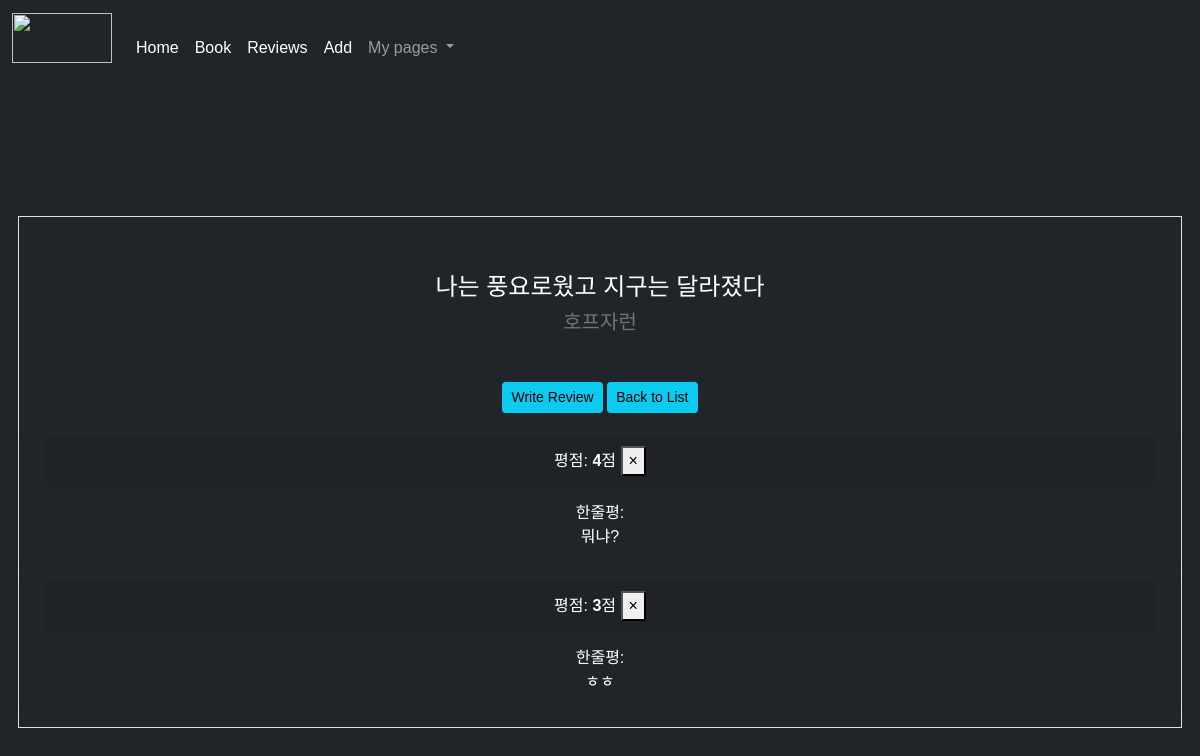
The page /books/2/ on the database its author committed.
### member/models.py (models this page shows)
class Book(models.Model):
    name = models.CharField(max_length=25, verbose_name='제목')
    writer = models.CharField(max_length=15, verbose_name='저자')
    bookcovers = models.CharField(max_length=500, default=None, null=True)
    created_at = models.DateTimeField(auto_now_add=True)
    updated_at = models.DateTimeField(auto_now=True)

class Review(models.Model):
    point = models.IntegerField(choices=REVIEW_POINT_CHOICES, default=None)
    comment = models.CharField(max_length=500)
    book = models.ForeignKey(Book, on_delete=models.CASCADE)
    author = models.ForeignKey(User, on_delete=models.CASCADE)
    created_at = models.DateTimeField(
        auto_now_add=True)  # 모델이 생성된 시간을 자동으로 필드에 넣어
    updated_at = models.DateTimeField(auto_now=True)

### member/views.py (the view)
# urls.py: path('books/<int:id>/', views.detail, name='book-detail'),
def detail(req, id):
    if id is not None:  # id가 없자나 그런데?
        item = get_object_or_404(Book, pk=id)
        reviews = Review.objects.filter(book=item).all()
        return render(req, 'detail.html', {'item': item, 'reviews': reviews})
    return render(req, 'list.html')

### member/templates/detail.html (shortened to what this page needs)
{% extends 'base.html' %}
{% load static %}
{% block content %}
<div class="container mb-4">
    <div class="row gx-4 gx-lg-5 border mb-3 pd-2 d-flex justify-content-center">
        <div class="col-lg-4 col-md-12 col-sm-12 text-center mt-2 mb-4">
            <div class="mt-5 mb-5">
                <h3 class="h4 mb-2">{{ item.name }}</h3>
                <h4 class="h5 mb-2 text-muted">{{ item.writer }}</h4>
            </div>
            <a href="{% url 'review--create' %}"><button class="btn btn-info btn-sm">Write Review</button></a>
            <a href="http://49.50.172.121:8800/member/list"><button class="btn btn-info btn-sm">Back to List</button></a>
        </div>
        {% for review in reviews %}
            <div class="card bg-dark mb-3">
                <div class="card-header">
                    평점: <b>{{ review.point }}</b>점
                    <a href="{% url 'review-delete' book_id=item.id review_id=review.id %}">
                        <button type="button" class="close" aria-label="Close">
                            <span aria-hidden="true">&times;</span>
                        </button>
                    </a>
                </div>
                <div class="card-body">
                    한줄평: <p class="card-text">{{ review.comment}}</p>
                </div>
            </div>
        {% endfor %}
    </div>
</div>
{% endblock %}

### member/static/style.css (style rules this page uses)
:root { --border: #e3e1dc; --max-width: 1100px; --max-content-width: 1000px; --body-background: #212529; --site-header-background: #212529; --navbar: #2f2c28; --site-footer: #bcb9b0; --site-footer-background: #2f2c28; --account-link: #ffcc00; --content-list-contet-date: #bcb9b0; --main-header-background: #fff; --main-header-height: 565px; --main-header-border: #f0efec; --main-header: #fff; --content-list-sub-heading: #d1d0cc; --content-list-pagination-current: #fff; --content-list-pagination-current-bg: #ff0458; --review-detail-date: #bcb9b0; --review-detail-side-padding: 8px; --profile-header-edit: #7b776b; --file-content-border: #d3d1c8; --file-content-background: #212529; }
body { display: flex; justify-content: center; min-height: 100vh; flex-direction: column; margin: 0; word-break: keep-all; }
* { font-family: "Spoqa Han Sans Neo", sans-serif; }
:root { --text: #2f2c28; --link: #ffcc00; --button-text: #fff; --button-primary-background: #ff0458; --button-primary-hover-background: #ff045893; --button-warn-background: #f9592c; --button-secondary-background: #bcb9b0; --ic-button-circle: #ffcc00; --input-background: #fff; --input-border: #cccac3; --input-placeholder: #bcb9b0; --input-focus-border: #ffcc00; --input-focus-background: #fffdf3; --input-error: #e6584e; --input-error-border: #e6584e; --chip-border: #e3e1dc; --chip-text: #2f2c28; --chip-green-background: #effaf9; --chip-green-text: #79c9c5; --chip-green-border: #06aea7; --avatar-placeholder: #e3e1dc; --stars: #ffcc00; --dialog-border: #e3e1dc; --dialog-background: #f6f5f3; --dialog-info: #e1811b; --box-border: #e3e1dc; }
body, a, a:hover { color: var(--text); }
a { text-decoration: none; }

### rows shown on the page
Book: name "나는 풍요로웠고 지구는 달라졌다", writer "호프자런"
Review: point "4", comment "뭐냐?"
Review: point "3", comment "ㅎㅎ"
